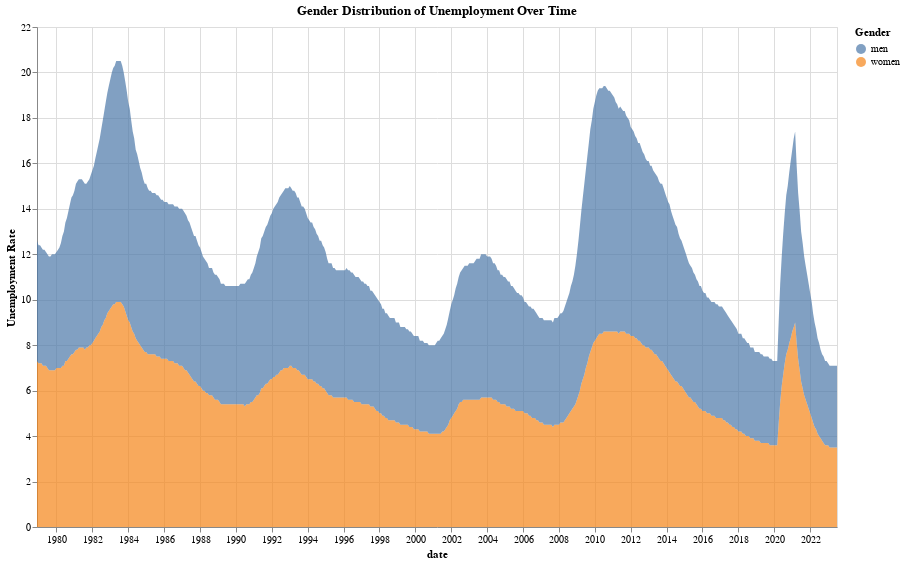

The notebook cell this image was saved under:
### Code cell
import pandas as pd
import altair as alt

# Sample data
gender_columns = ['women', 'men']
unemployment_data_gender = unemployment_data[['date'] + gender_columns]

# Corrected assignment to avoid SettingWithCopyWarning
unemployment_data_gender['date'] = pd.to_datetime(unemployment_data_gender['date'])

# Melt the dataframe for Altair
data_melted_gender = pd.melt(unemployment_data_gender, id_vars=['date'], value_vars=gender_columns, var_name='Gender', value_name='Unemployment Rate')

# Altair stacked area plot
area_plot_gender = alt.Chart(data_melted_gender).mark_area(opacity=0.7).encode(
    x='date:T',
    y='Unemployment Rate:Q',
    color='Gender:N',
    tooltip=['date:T', 'Unemployment Rate:Q']
).properties(
    width=800,
    height=500,
    title='Gender Distribution of Unemployment Over Time'
)

# Save the Altair plot as an HTML file
area_plot_gender.save('Gender_Distribution_of_Unemployment_Altair.html')

# Save the data as a JSON file
data_melted_gender.to_json('altair_unemployment_data_gender.json', orient='records')
area_plot_gender

### Figure 1 — Vega-Lite specification as saved in the notebook (floating-point values rounded to 4 significant figures; data arrays with more than 128 entries replaced by an {"elided": "..."} marker saying what was removed)
{"config": {"view": {"continuousWidth": 300, "continuousHeight": 300}}, "data": {"name": "data-bbf794abcbc11b983702f6c490e60506"}, "mark": {"type": "area", "opacity": 0.7}, "encoding": {"color": {"field": "Gender", "type": "nominal"}, "tooltip": [{"field": "date", "type": "temporal"}, {"field": "Unemployment Rate", "type": "quantitative"}], "x": {"field": "date", "type": "temporal"}, "y": {"field": "Unemployment Rate", "type": "quantitative"}}, "height": 500, "title": "Gender Distribution of Unemployment Over Time", "width": 800, "$schema": "https://vega.github.io/schema/vega-lite/v5.16.3.json", "datasets": {"data-bbf794abcbc11b983702f6c490e60506": {"elided": "1072 records"}}}
